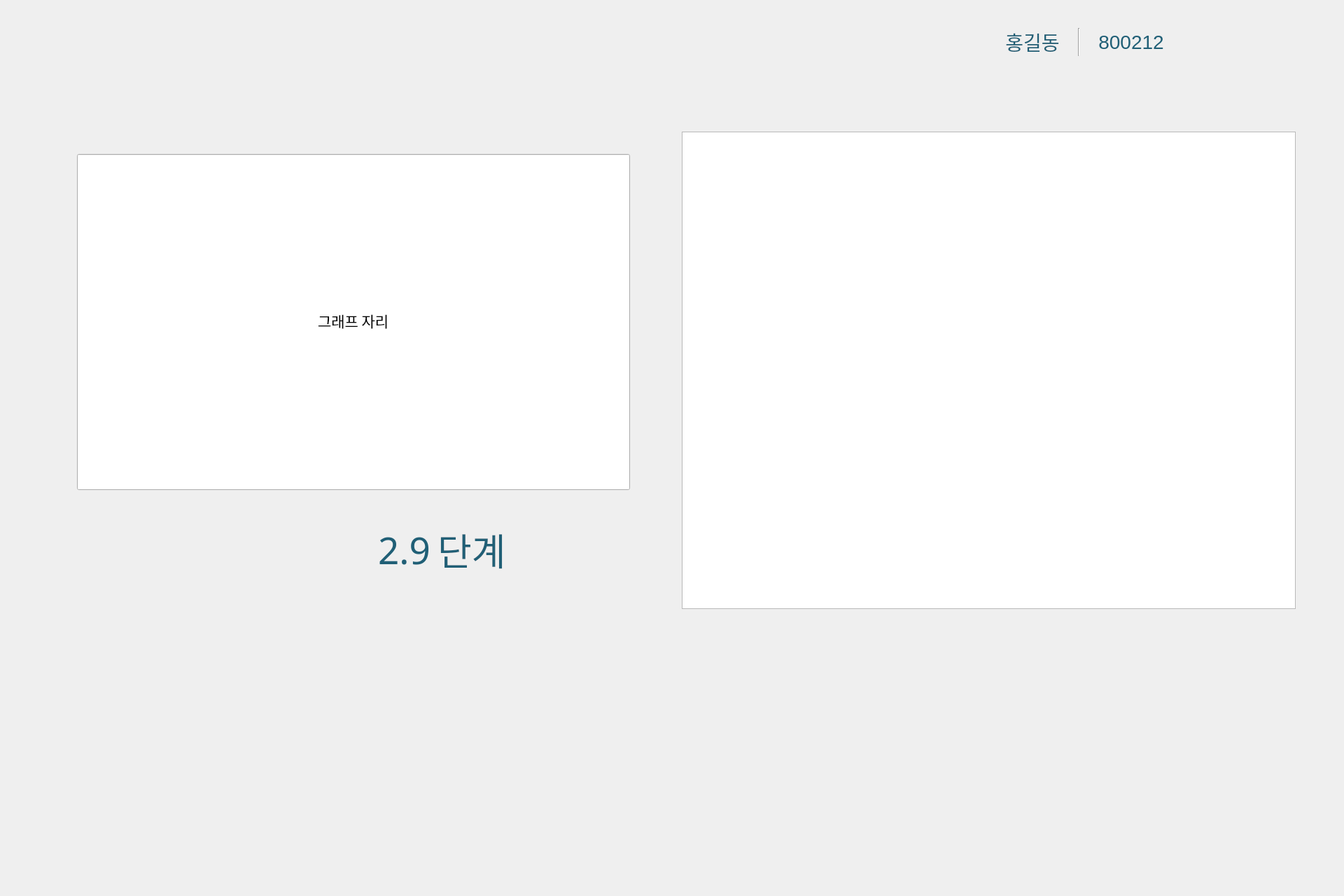
<?xml version="1.0" encoding="UTF-8"?>
<ui version="4.0">
 <class>MainWindow</class>
 <widget class="QMainWindow" name="MainWindow">
  <property name="geometry">
   <rect>
    <x>0</x>
    <y>0</y>
    <width>1920</width>
    <height>1280</height>
   </rect>
  </property>
  <property name="sizePolicy">
   <sizepolicy hsizetype="Maximum" vsizetype="Maximum">
    <horstretch>0</horstretch>
    <verstretch>0</verstretch>
   </sizepolicy>
  </property>
  <property name="maximumSize">
   <size>
    <width>1920</width>
    <height>1280</height>
   </size>
  </property>
  <property name="font">
   <font>
    <family>Malgun Gothic</family>
    <pointsize>16</pointsize>
   </font>
  </property>
  <property name="focusPolicy">
   <enum>Qt::FocusPolicy::NoFocus</enum>
  </property>
  <property name="windowTitle">
   <string>후각검사</string>
  </property>
  <property name="styleSheet">
   <string notr="true"/>
  </property>
  <widget class="QWidget" name="centralwidget">
   <widget class="QPushButton" name="pushButton_confirm">
    <property name="geometry">
     <rect>
      <x>800</x>
      <y>933</y>
      <width>320</width>
      <height>130</height>
     </rect>
    </property>
    <property name="font">
     <font>
      <family>Malgun Gothic</family>
      <pointsize>24</pointsize>
     </font>
    </property>
    <property name="styleSheet">
     <string notr="true">QPushButton{
	background-image : url(./ui/images/common_locale/btn_close.png);
	border : 0px;
}

QPushButton::hover{
	background-image : url(./ui/images/common_locale/btn_close_over.png);
	border : 0px;
}</string>
    </property>
    <property name="text">
     <string/>
    </property>
   </widget>
   <widget class="QLabel" name="label_background">
    <property name="geometry">
     <rect>
      <x>0</x>
      <y>0</y>
      <width>1920</width>
      <height>1280</height>
     </rect>
    </property>
    <property name="font">
     <font>
      <family>Malgun Gothic</family>
      <pointsize>16</pointsize>
      <bold>false</bold>
     </font>
    </property>
    <property name="styleSheet">
     <string notr="true">QLabel{
	image : url(./ui/images/test/t/bg_result.jpg);
}</string>
    </property>
    <property name="text">
     <string/>
    </property>
   </widget>
   <widget class="QPushButton" name="ui_menu_btn_quit">
    <property name="geometry">
     <rect>
      <x>1807</x>
      <y>13</y>
      <width>96</width>
      <height>96</height>
     </rect>
    </property>
    <property name="sizePolicy">
     <sizepolicy hsizetype="Preferred" vsizetype="Preferred">
      <horstretch>0</horstretch>
      <verstretch>0</verstretch>
     </sizepolicy>
    </property>
    <property name="minimumSize">
     <size>
      <width>40</width>
      <height>40</height>
     </size>
    </property>
    <property name="maximumSize">
     <size>
      <width>16777215</width>
      <height>16777215</height>
     </size>
    </property>
    <property name="font">
     <font>
      <family>Malgun Gothic</family>
      <pointsize>12</pointsize>
     </font>
    </property>
    <property name="styleSheet">
     <string notr="true">QPushButton{
	background-image : url(./ui/images/common/btn_logout.png);
	border : 0px;
}

QPushButton::hover{
	background-image : url(./ui/images/common/btn_logout_over.png);
	border : 0px;
}</string>
    </property>
    <property name="text">
     <string/>
    </property>
   </widget>
   <widget class="QTableWidget" name="resultTable">
    <property name="geometry">
     <rect>
      <x>974</x>
      <y>188</y>
      <width>877</width>
      <height>682</height>
     </rect>
    </property>
    <property name="sizePolicy">
     <sizepolicy hsizetype="Preferred" vsizetype="Preferred">
      <horstretch>0</horstretch>
      <verstretch>0</verstretch>
     </sizepolicy>
    </property>
    <property name="font">
     <font>
      <family>맑은 고딕</family>
      <pointsize>20</pointsize>
     </font>
    </property>
    <property name="layoutDirection">
     <enum>Qt::LayoutDirection::LeftToRight</enum>
    </property>
    <property name="styleSheet">
     <string notr="true">QTableView::item{
	border : 0px;
    border-bottom : 1px solid #8dbfc9;
	color : #205f76; 
	font : 20pt;
}

QTableView QTableCornerButton::section {
	background-image : url(./ui/images/common/tb_header.png);
	border : 0px;
	border-left : 1px solid qlineargradient(x1: 0, y1: 0, x2: 0, y2: 1,stop: 0 lightgray, stop: 0.4 white,stop: 1 white);
	border-right: 1px solid #8dbfc9;
}

QHeaderView::section:horizontal { 
	color : #205f76; 
	font : 20pt;
	background-image : url(./ui/images/common/tb_header.png);
	border : 0px;
	border-left : 1px solid qlineargradient(x1: 0, y1: 0, x2: 0, y2: 1,stop: 0 lightgray, stop: 0.4 white,stop: 1 white);
	border-right: 1px solid #8dbfc9;
}

QHeaderView::section:vertical { 
	color : #205f76; 
	font : 20pt;
	background-color : white;
	border : 0px;
	border-bottom : 1px solid #8dbfc9;
}

QHeaderView { 
	qproperty-defaultAlignment: AlignCenter; 
}</string>
    </property>
    <property name="showGrid">
     <bool>false</bool>
    </property>
    <property name="gridStyle">
     <enum>Qt::PenStyle::SolidLine</enum>
    </property>
    <property name="rowCount">
     <number>0</number>
    </property>
    <property name="columnCount">
     <number>0</number>
    </property>
    <attribute name="horizontalHeaderCascadingSectionResizes">
     <bool>false</bool>
    </attribute>
    <attribute name="horizontalHeaderHighlightSections">
     <bool>true</bool>
    </attribute>
    <attribute name="horizontalHeaderShowSortIndicator" stdset="0">
     <bool>false</bool>
    </attribute>
    <attribute name="horizontalHeaderStretchLastSection">
     <bool>false</bool>
    </attribute>
    <attribute name="verticalHeaderVisible">
     <bool>true</bool>
    </attribute>
    <attribute name="verticalHeaderMinimumSectionSize">
     <number>50</number>
    </attribute>
    <attribute name="verticalHeaderDefaultSectionSize">
     <number>50</number>
    </attribute>
    <attribute name="verticalHeaderHighlightSections">
     <bool>true</bool>
    </attribute>
    <attribute name="verticalHeaderShowSortIndicator" stdset="0">
     <bool>false</bool>
    </attribute>
    <attribute name="verticalHeaderStretchLastSection">
     <bool>false</bool>
    </attribute>
   </widget>
   <widget class="QWidget" name="widget" native="true">
    <property name="geometry">
     <rect>
      <x>540</x>
      <y>750</y>
      <width>300</width>
      <height>70</height>
     </rect>
    </property>
    <layout class="QHBoxLayout" name="horizontalLayout">
     <property name="spacing">
      <number>10</number>
     </property>
     <item>
      <widget class="QLabel" name="label_result">
       <property name="sizePolicy">
        <sizepolicy hsizetype="Fixed" vsizetype="Preferred">
         <horstretch>0</horstretch>
         <verstretch>0</verstretch>
        </sizepolicy>
       </property>
       <property name="font">
        <font>
         <family>Malgun Gothic</family>
         <pointsize>40</pointsize>
         <italic>false</italic>
         <bold>false</bold>
        </font>
       </property>
       <property name="styleSheet">
        <string notr="true">QLabel{
	font : 40pt;
	color : #205f76;
}</string>
       </property>
       <property name="text">
        <string>2.9</string>
       </property>
      </widget>
     </item>
     <item>
      <widget class="QLabel" name="label_result_2">
       <property name="font">
        <font>
         <family>Malgun Gothic</family>
         <pointsize>40</pointsize>
         <italic>false</italic>
         <bold>false</bold>
        </font>
       </property>
       <property name="styleSheet">
        <string notr="true">QLabel{
	font : 40pt;
	color : #205f76;
}</string>
       </property>
       <property name="text">
        <string>단계</string>
       </property>
      </widget>
     </item>
    </layout>
   </widget>
   <widget class="QLineEdit" name="chartLocation">
    <property name="geometry">
     <rect>
      <x>110</x>
      <y>220</y>
      <width>790</width>
      <height>480</height>
     </rect>
    </property>
    <property name="text">
     <string>그래프 자리</string>
    </property>
    <property name="alignment">
     <set>Qt::AlignmentFlag::AlignCenter</set>
    </property>
   </widget>
   <widget class="scentLineChartWidget" name="widgetChart" native="true">
    <property name="geometry">
     <rect>
      <x>110</x>
      <y>220</y>
      <width>791</width>
      <height>481</height>
     </rect>
    </property>
   </widget>
   <widget class="QWidget" name="widget_2" native="true">
    <property name="geometry">
     <rect>
      <x>1410</x>
      <y>35</y>
      <width>280</width>
      <height>50</height>
     </rect>
    </property>
    <property name="sizePolicy">
     <sizepolicy hsizetype="Fixed" vsizetype="Fixed">
      <horstretch>0</horstretch>
      <verstretch>0</verstretch>
     </sizepolicy>
    </property>
    <property name="font">
     <font>
      <family>Malgun Gothic</family>
      <pointsize>16</pointsize>
     </font>
    </property>
    <property name="styleSheet">
     <string notr="true">QLabel{
	color : #205f76;
	font : 21pt;
}

Line{
	border : 0px;
	background-color : #205f76;
	margin : 8px 0px;
}</string>
    </property>
    <layout class="QHBoxLayout" name="horizontalLayout_4" stretch="2,1,1">
     <property name="spacing">
      <number>0</number>
     </property>
     <property name="leftMargin">
      <number>0</number>
     </property>
     <property name="topMargin">
      <number>5</number>
     </property>
     <property name="rightMargin">
      <number>0</number>
     </property>
     <property name="bottomMargin">
      <number>5</number>
     </property>
     <item>
      <widget class="QLabel" name="label_name">
       <property name="sizePolicy">
        <sizepolicy hsizetype="Fixed" vsizetype="Preferred">
         <horstretch>0</horstretch>
         <verstretch>0</verstretch>
        </sizepolicy>
       </property>
       <property name="minimumSize">
        <size>
         <width>0</width>
         <height>0</height>
        </size>
       </property>
       <property name="maximumSize">
        <size>
         <width>16777215</width>
         <height>16777215</height>
        </size>
       </property>
       <property name="font">
        <font>
         <pointsize>21</pointsize>
         <italic>false</italic>
         <bold>false</bold>
        </font>
       </property>
       <property name="text">
        <string>홍길동</string>
       </property>
       <property name="alignment">
        <set>Qt::AlignmentFlag::AlignCenter</set>
       </property>
       <property name="indent">
        <number>0</number>
       </property>
      </widget>
     </item>
     <item>
      <widget class="Line" name="line_1">
       <property name="sizePolicy">
        <sizepolicy hsizetype="Fixed" vsizetype="Expanding">
         <horstretch>0</horstretch>
         <verstretch>0</verstretch>
        </sizepolicy>
       </property>
       <property name="orientation">
        <enum>Qt::Orientation::Vertical</enum>
       </property>
      </widget>
     </item>
     <item>
      <widget class="QLabel" name="label_birth_number">
       <property name="sizePolicy">
        <sizepolicy hsizetype="Fixed" vsizetype="Preferred">
         <horstretch>0</horstretch>
         <verstretch>0</verstretch>
        </sizepolicy>
       </property>
       <property name="minimumSize">
        <size>
         <width>0</width>
         <height>0</height>
        </size>
       </property>
       <property name="maximumSize">
        <size>
         <width>16777215</width>
         <height>16777215</height>
        </size>
       </property>
       <property name="font">
        <font>
         <pointsize>21</pointsize>
         <italic>false</italic>
         <bold>false</bold>
        </font>
       </property>
       <property name="text">
        <string>800212</string>
       </property>
       <property name="alignment">
        <set>Qt::AlignmentFlag::AlignCenter</set>
       </property>
       <property name="margin">
        <number>0</number>
       </property>
       <property name="indent">
        <number>-1</number>
       </property>
      </widget>
     </item>
    </layout>
   </widget>
   <zorder>label_background</zorder>
   <zorder>widget</zorder>
   <zorder>pushButton_confirm</zorder>
   <zorder>ui_menu_btn_quit</zorder>
   <zorder>resultTable</zorder>
   <zorder>chartLocation</zorder>
   <zorder>widgetChart</zorder>
   <zorder>widget_2</zorder>
  </widget>
 </widget>
 <customwidgets>
  <customwidget>
   <class>scentLineChartWidget</class>
   <extends>QWidget</extends>
   <header>scentChartWidgetFile</header>
   <container>1</container>
  </customwidget>
 </customwidgets>
 <resources/>
 <connections/>
</ui>
